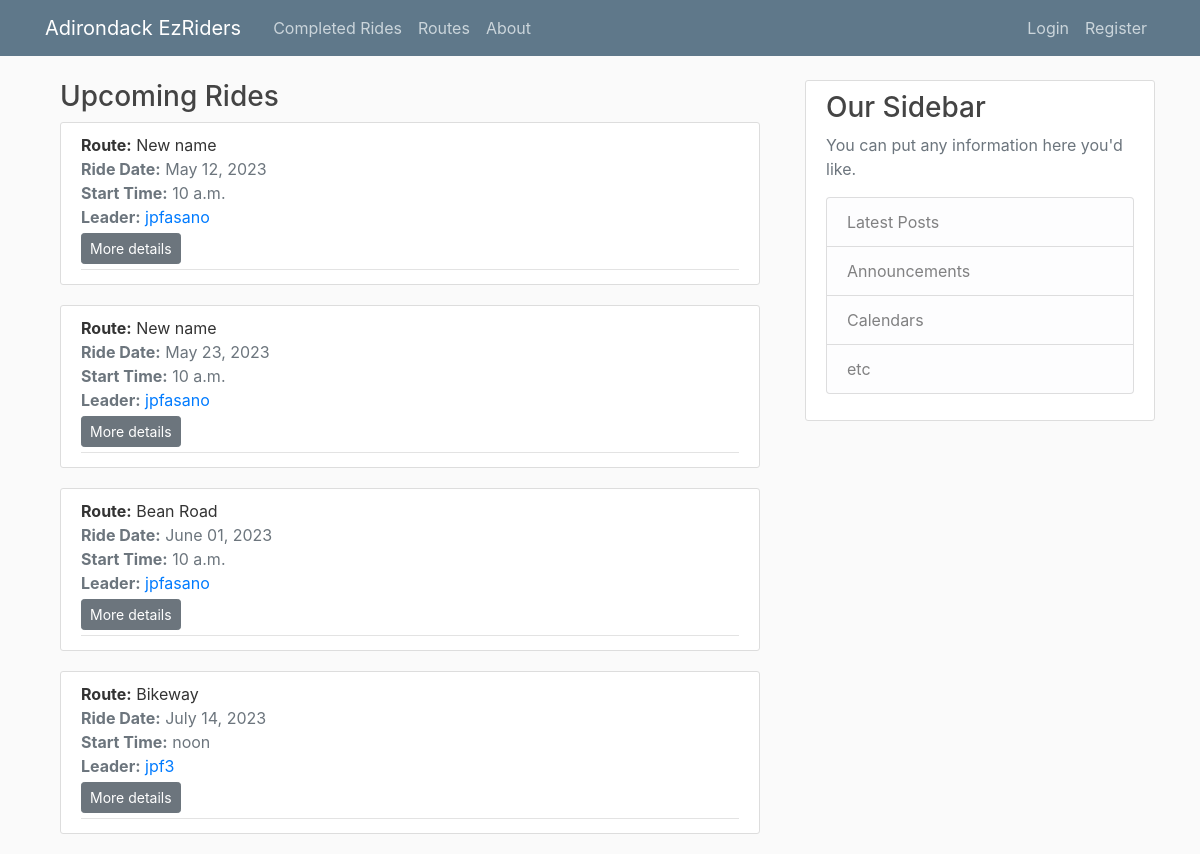
/, run on an earlier commit of the app's database.
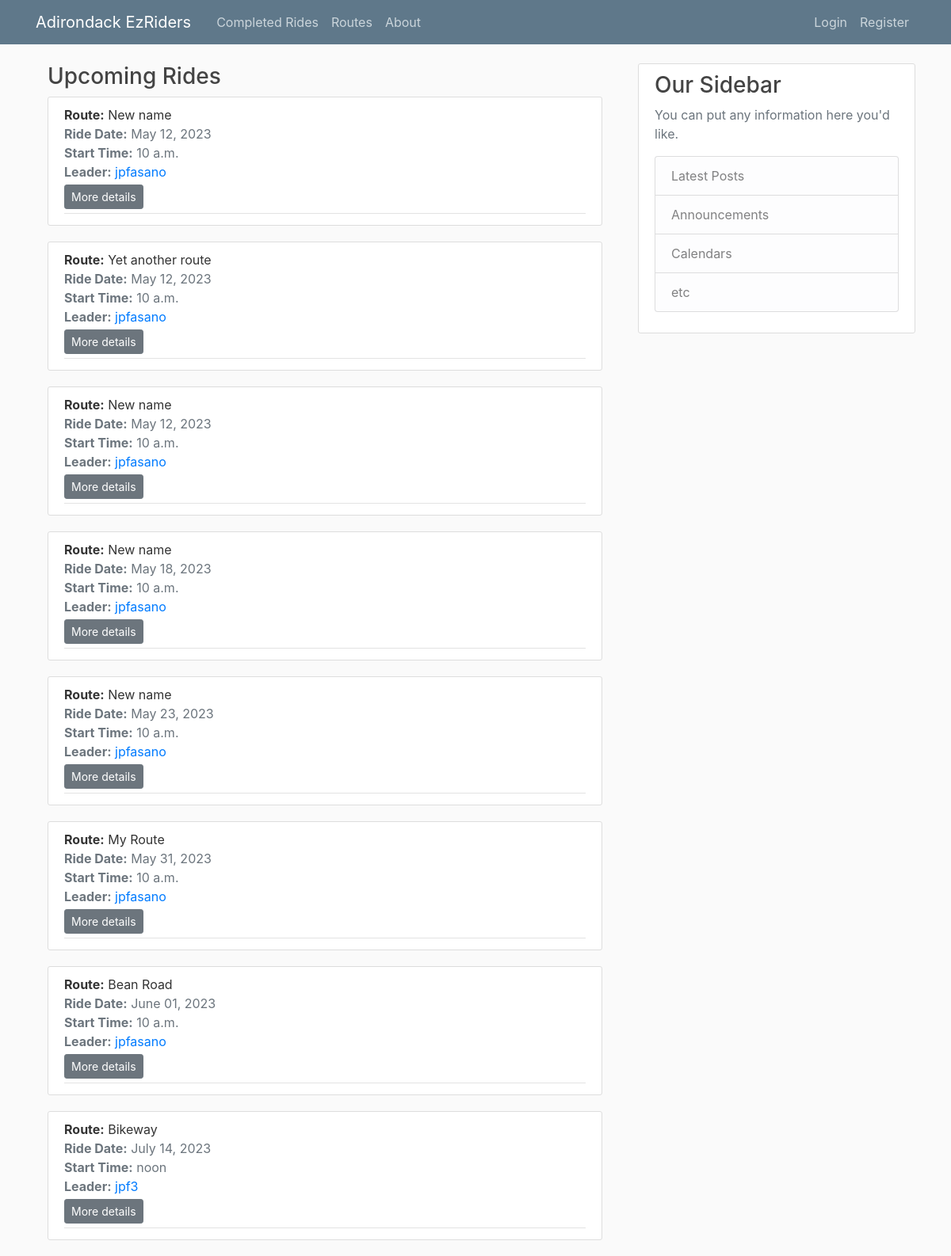
And on a later commit of the database.
### rides/models.py (models this page shows, shortened)
class Ride(models.Model):
    leader = models.ForeignKey(User, blank=False, null=True, on_delete=models.SET_NULL)
    route = models.ForeignKey(Route, blank=False, null=True, on_delete=models.SET_NULL)
    additional_details = RichTextField(blank=True, null=True)
    ride_date = models.DateField()
    start_time = models.TimeField()
    participants = models.ManyToManyField(User, related_name='ride_participants')
    class Meta:
        ordering = ['-ride_date']

### routes/models.py (models this page shows, shortened)
class Route(models.Model):
    route_name = models.CharField(max_length=100)
    description = RichTextField(blank=True, null=True)
    date_posted = models.DateTimeField(default=timezone.now)
    distance = models.PositiveSmallIntegerField()
    start_location = RichTextField(blank=True, null=True)
    author = models.ForeignKey(User, blank=True, null=True, on_delete=models.SET_NULL)

### rides/views.py (the view)
# urls.py: path('', ScheduledRides.as_view(), name='home'),
class ScheduledRides(ListView):
    model = Ride
    template_name = 'rides/home.html'  # <app>/<model>_<viewtype>.html
    context_object_name = 'rides'
    ordering = ['ride_date']  # Newest to oldest
    def get_queryset(self):
        today = date.today()
        queryset = super().get_queryset()
        queryset = queryset.filter(ride_date__gte=today)
        return queryset
    def get_context_data(self, *, object_list=None, **kwargs):
        context = super().get_context_data(**kwargs)
        context['filter'] = RideFilter(self.request.GET, queryset=self.get_queryset() )
        return context

### rides/templates/rides/home.html
{% extends "base.html" %}
{% load crispy_forms_filters %}
{% block content %}
    <div class="container">
        {%  if object_list %}
            <h3>Upcoming Rides</h3>
            {% for object in object_list %}
                {% include "rides/inc_ride_article.html" %}
            {% endfor %}
        {% else %}
            <h3>Currently there aren't any scheduled rides.</h3>
            <p>
                <a href="{% url 'ride-create' %}">Schedule a new ride.</a>
            </p>
        {% endif %}
    </div>
{% endblock content %}

### rides/templates/rides/inc_ride_article.html
<article class="media content-section">
    <div class="media-body">
        <div class="article-metadata">
            <div class="mr-2"><strong>Route:</strong> {{ object.route.route_name }}</div>
            <div class="text-muted"><strong>Ride Date:</strong> {{ object.ride_date|date:"F d, Y" }}</div>
            <div class="text-muted"><strong>Start Time:</strong> {{ object.start_time }}</div>
            <div class="text-muted">
                <strong>Leader:</strong> <a
                    href="{% url 'user-rides' object.leader.username %}"> {{ object.leader.username }}</a>
            </div>
            <div>
                <a class="btn  btn-secondary btn-sm mt-1 mb-1" href="{% url 'ride-detail' object.id %}">More
                    details</a>
            </div>
        </div>
    </div>
</article>

What changed in the data, as far as the page shows it:
added Ride: route.route_name "Yet another route", ride_date "May 12, 2023", start_time "10 a.m.", leader.username "jpfasano"
added Ride: route.route_name "New name", ride_date "May 12, 2023", start_time "10 a.m.", leader.username "jpfasano"
added Ride: route.route_name "New name", ride_date "May 18, 2023", start_time "10 a.m.", leader.username "jpfasano"
added Ride: route.route_name "My Route", ride_date "May 31, 2023", start_time "10 a.m.", leader.username "jpfasano"
